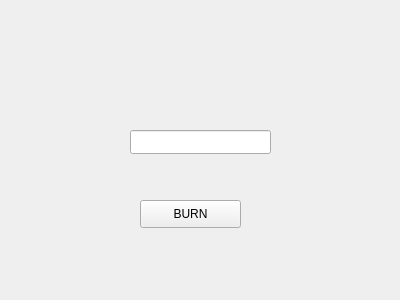
<ui version="4.0" >
 <class>MainWindow</class>
 <widget class="QWidget" name="MainWindow" >
  <property name="geometry" >
   <rect>
    <x>0</x>
    <y>0</y>
    <width>400</width>
    <height>300</height>
   </rect>
  </property>
  <property name="windowTitle" >
   <string>Form</string>
  </property>
  <widget class="QPushButton" name="buttonBURN" >
   <property name="geometry" >
    <rect>
     <x>140</x>
     <y>200</y>
     <width>101</width>
     <height>28</height>
    </rect>
   </property>
   <property name="text" >
    <string>BURN</string>
   </property>
  </widget>
  <widget class="QLineEdit" name="linecdismi" >
   <property name="geometry" >
    <rect>
     <x>130</x>
     <y>130</y>
     <width>141</width>
     <height>24</height>
    </rect>
   </property>
  </widget>
 </widget>
 <resources/>
 <connections/>
</ui>
